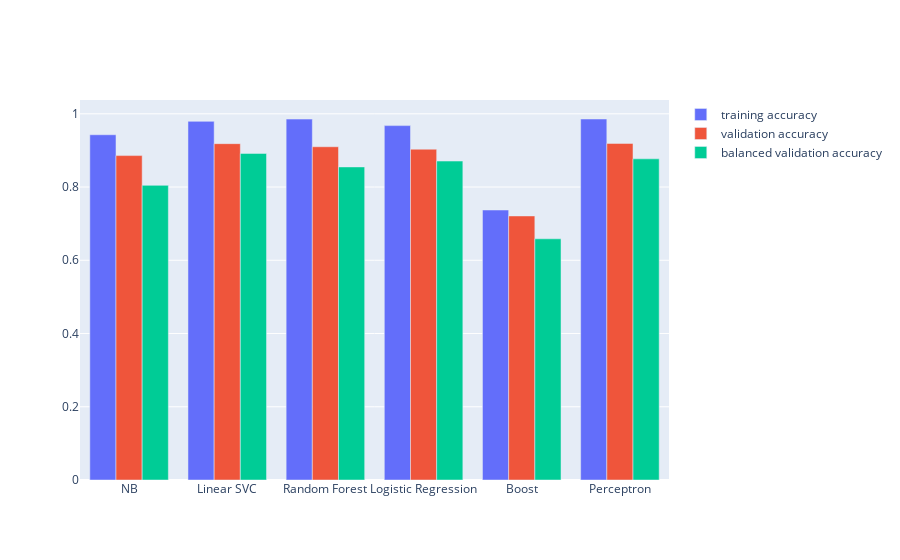

The notebook cell saved with this chart:
### Code cell
result.to_csv('/Users/lucas/Desktop/Polytech/IG4/S7/projet_DS/CSV/result_first_training.csv',index=False)
fig = go.Figure(data=[
    go.Bar(name='training accuracy', x=result['model'].to_numpy(), y=result['training accuracy'].to_numpy()),
    go.Bar(name='validation accuracy', x=result['model'].to_numpy(), y=result['validation accuracy'].to_numpy()),
    go.Bar(name='balanced validation accuracy', x=result['model'].to_numpy(), y=result['validation balanced accuracy'].to_numpy())
          ])
# Change the bar mode
fig.update_layout(barmode='group')
fig.show()

### Figure 1 — Plotly figure (JSON) as saved in the notebook; plotly's stock layout.template omitted (floating-point values rounded to 4 significant figures)
{"data": [{"name": "training accuracy", "type": "bar", "x": ["NB", "Linear SVC", "Random Forest", "Logistic Regression", "Boost", "Perceptron"], "y": [0.9428, 0.9793, 0.9856, 0.9677, 0.7372, 0.9858]}, {"name": "validation accuracy", "type": "bar", "x": ["NB", "Linear SVC", "Random Forest", "Logistic Regression", "Boost", "Perceptron"], "y": [0.8859, 0.9184, 0.91, 0.9033, 0.7211, 0.9191]}, {"name": "balanced validation accuracy", "type": "bar", "x": ["NB", "Linear SVC", "Random Forest", "Logistic Regression", "Boost", "Perceptron"], "y": [0.8045, 0.8918, 0.8549, 0.8709, 0.6586, 0.877]}], "layout": {"barmode": "group"}}
